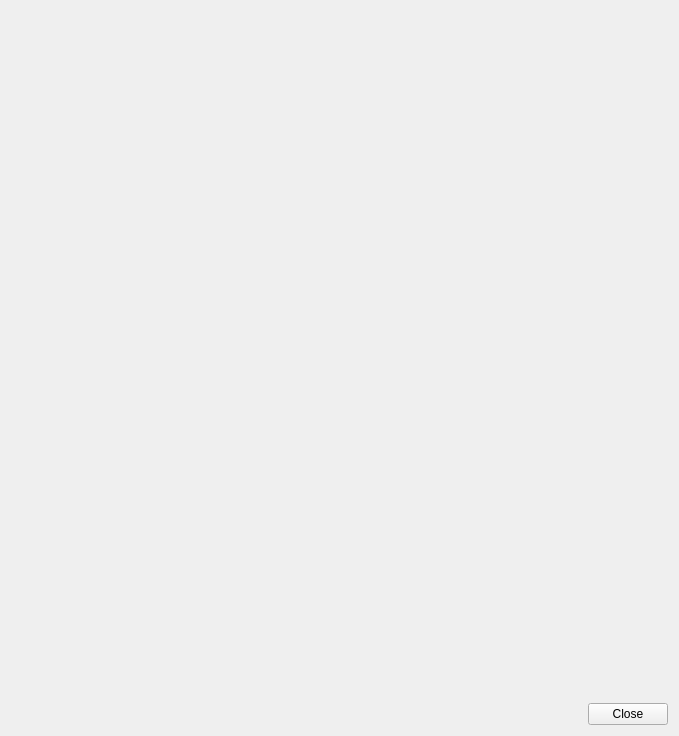
<?xml version="1.0" encoding="UTF-8"?>
<ui version="4.0">
 <class>MovieSearch</class>
 <widget class="QDialog" name="MovieSearch">
  <property name="windowModality">
   <enum>Qt::WindowModal</enum>
  </property>
  <property name="geometry">
   <rect>
    <x>0</x>
    <y>0</y>
    <width>679</width>
    <height>736</height>
   </rect>
  </property>
  <property name="windowTitle">
   <string>Search Result</string>
  </property>
  <property name="windowIcon">
   <iconset resource="../../../data/MediaElch.qrc">
    <normaloff>:/img/MediaElch.png</normaloff>:/img/MediaElch.png</iconset>
  </property>
  <property name="modal">
   <bool>true</bool>
  </property>
  <layout class="QVBoxLayout" name="verticalLayout" stretch="1,0">
   <item>
    <widget class="MovieSearchWidget" name="movieSearchWidget" native="true"/>
   </item>
   <item>
    <layout class="QHBoxLayout" name="horizontalLayout">
     <item>
      <spacer name="horizontalSpacer">
       <property name="orientation">
        <enum>Qt::Horizontal</enum>
       </property>
       <property name="sizeHint" stdset="0">
        <size>
         <width>40</width>
         <height>20</height>
        </size>
       </property>
      </spacer>
     </item>
     <item>
      <widget class="QPushButton" name="buttonClose">
       <property name="text">
        <string>Close</string>
       </property>
       <property name="autoDefault">
        <bool>false</bool>
       </property>
      </widget>
     </item>
    </layout>
   </item>
  </layout>
 </widget>
 <customwidgets>
  <customwidget>
   <class>MovieSearchWidget</class>
   <extends>QWidget</extends>
   <header>ui/movies/MovieSearchWidget.h</header>
   <container>1</container>
  </customwidget>
 </customwidgets>
 <resources>
  <include location="../../../data/MediaElch.qrc"/>
 </resources>
 <connections/>
</ui>
